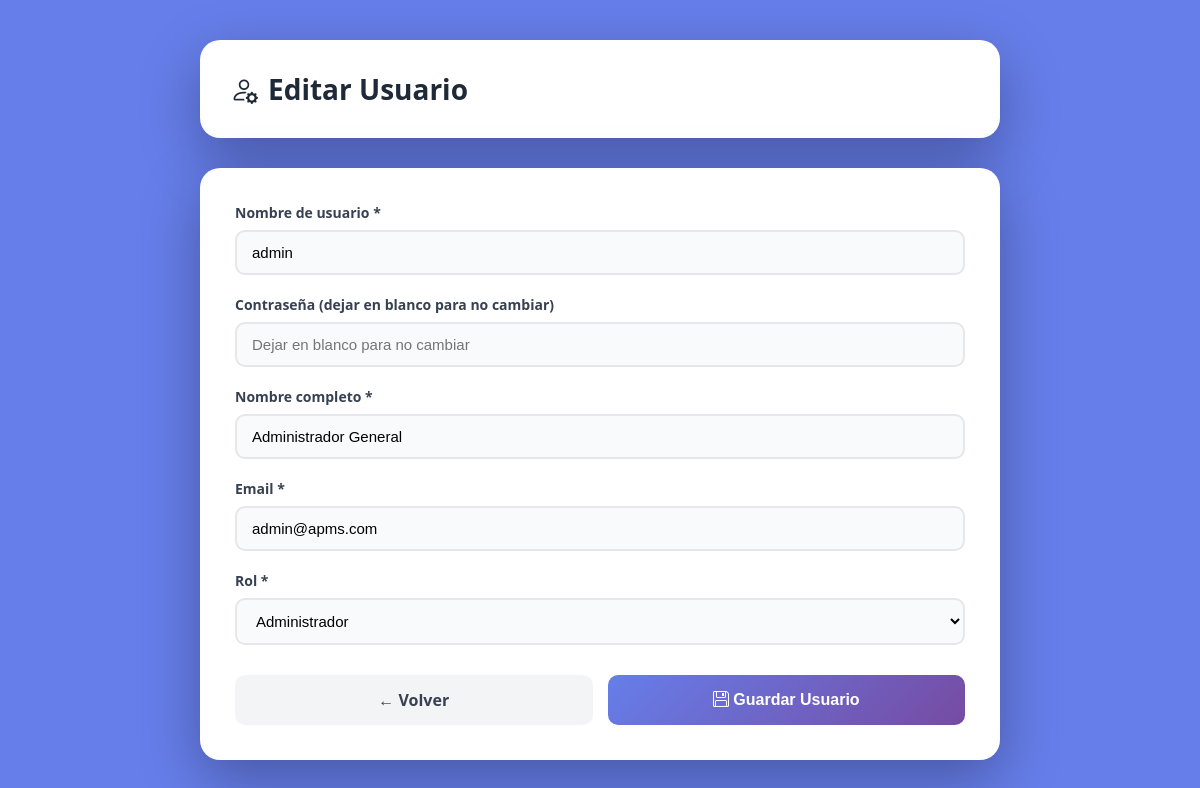
Screenshot of /frontend/users/UsersForm.php?id=1 (signed in) with the database file from the repository.
### tables this page shows
CREATE TABLE `users` (
  `id` int(11) NOT NULL,
  `username` varchar(30) NOT NULL,
  `password` varchar(255) DEFAULT NULL,
  `full_name` varchar(50) DEFAULT NULL,
  `email` varchar(50) DEFAULT NULL,
  `role_id` int(11) NOT NULL,
  `created_at` timestamp NOT NULL DEFAULT current_timestamp(),
  `is_active` tinyint(1) DEFAULT 1,
  `deleted_at` datetime DEFAULT NULL
);

### backend/models/User.php (called while the page is built, shortened)
<?php
class User {
    private $pdo;
    public function __construct($pdo) {
        $this->pdo = $pdo;
    }
    public function getById($id) {
        $stmt = $this->pdo->prepare("SELECT * FROM users WHERE id = :id");
        $stmt->execute([':id' => $id]);
        return $stmt->fetch(PDO::FETCH_ASSOC);
    }
}

### frontend/users/UsersForm.php (the view, shortened to what this page needs)
<?php
require_once __DIR__ . '/../../config/config.php';
require_once __DIR__ . '/../../backend/models/User.php';
$userModel = new User($pdo);
$user = null;
if (isset($_GET['id'])) {
    $user = $userModel->getById($_GET['id']);
}
?>
<!DOCTYPE html>
<html lang="es">
<head>
  <link rel="stylesheet" href="https://cdn.jsdelivr.net/npm/bootstrap-icons@1.11.3/font/bootstrap-icons.css">
</head>
<body>
  <div class="container">
    <div class="header-card">
      <h1><i class="bi bi-person-gear"></i> <?= $user ? 'Editar Usuario' : 'Nuevo Usuario' ?></h1>
    </div>
    <div class="form-card">
      <form method="POST" action="../../backend/controllers/UserController.php">
        <div class="form-group">
          <label>Nombre de usuario *</label>
          <input type="text" name="username" value="<?= htmlspecialchars($user['username'] ?? '') ?>" required>
        </div>
        <div class="form-group">
          <label>Contraseña <?= $user ? '(dejar en blanco para no cambiar)' : '*' ?></label>
          <input type="password" name="password" placeholder="<?= $user ? 'Dejar en blanco para no cambiar' : '' ?>">
        </div>
        <div class="form-group">
          <label>Nombre completo *</label>
          <input type="text" name="full_name" value="<?= htmlspecialchars($user['full_name'] ?? '') ?>" required>
        </div>
        <div class="form-group">
          <label>Email *</label>
          <input type="email" name="email" value="<?= htmlspecialchars($user['email'] ?? '') ?>" required>
        </div>
        <div class="form-group">
          <label>Rol *</label>
          <select name="role_id" required>
            <option value="1" <?= ($user && $user['role_id'] == 1) ? 'selected' : '' ?>>Administrador</option>
          </select>
        </div>
        <div class="button-group">
          <a href="UsersList.php" class="back-link">← Volver</a>
          <button type="submit"><i class="bi bi-floppy"></i> Guardar Usuario</button>
        </div>
      </form>
    </div>
  </div>
</body>
</html>

### frontend/users/UsersForm.php (style rules this page uses)
* { margin: 0; padding: 0; box-sizing: border-box; }
body { font-family: 'Segoe UI', Tahoma, Geneva, Verdana, sans-serif; background: #667eea; min-height: 100vh; padding: 40px 20px; }
.container { max-width: 800px; margin: 0 auto; }
.header-card { background: white; border-radius: 20px; padding: 30px; margin-bottom: 30px; box-shadow: 0 20px 60px rgba(0, 0, 0, 0.3); animation: fadeIn 0.5s ease; }
.header-card h1 { color: #1f2937; font-size: 28px; display: flex; align-items: center; gap: 10px; }
.form-card { background: white; border-radius: 20px; padding: 35px; box-shadow: 0 20px 60px rgba(0, 0, 0, 0.3); animation: fadeIn 0.7s ease; }
.form-group { margin-bottom: 20px; }
label { display: block; color: #374151; font-weight: 600; margin-bottom: 8px; font-size: 14px; }
input[type="text"], input[type="password"], input[type="email"], select { width: 100%; padding: 12px 15px; border: 2px solid #e5e7eb; border-radius: 10px; font-size: 15px; transition: all 0.3s ease; background-color: #f9fafb; }
.button-group { display: flex; gap: 15px; margin-top: 30px; }
button[type="submit"] { flex: 1; background: linear-gradient(135deg, #667eea 0%, #764ba2 100%); color: white; padding: 14px; border: none; border-radius: 10px; font-size: 16px; font-weight: 600; cursor: pointer; transition: all 0.3s ease; }
.back-link { flex: 1; display: inline-block; text-align: center; background: #f3f4f6; color: #374151; padding: 14px; border-radius: 10px; text-decoration: none; font-weight: 600; font-size: 16px; transition: all 0.3s ease; }

### rows the page displays
users: username "admin", full_name "Administrador General", email "admin@apms.com", role_id "Administrador"
